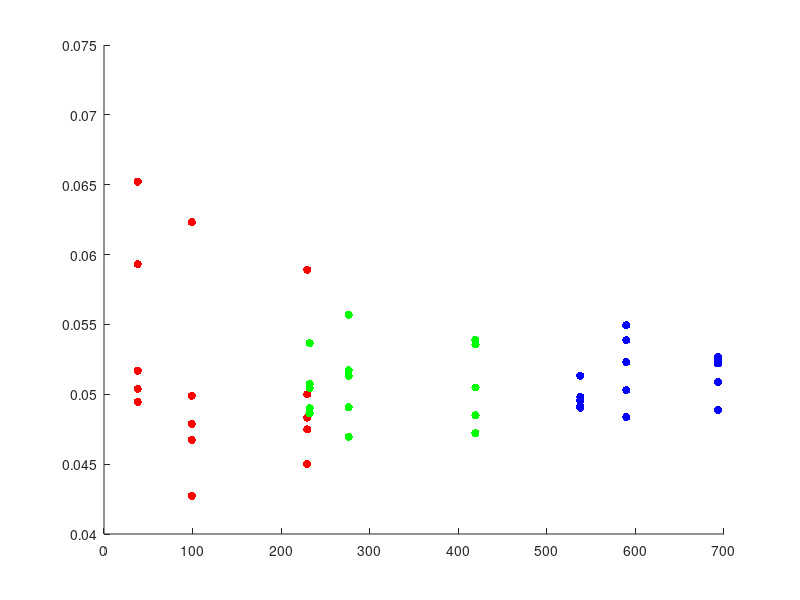

Reproduce this figure in MATLAB. (Note: this script raises an error after producing the figure.)
hold on

xMin = 0;
xMax = 710;
yMin = 0;
yMax = 0.1;
trueAns =  0.050517739675965403825070045072481;
X = 1:xMax;

TwoLvlMCX = [38.0781,38.0781,38.0781,38.0781,38.0781,...
    99.125,99.125,99.125,99.125,99.125,...
    229.2969,229.2969,229.2969,229.2969,229.2969,...
             ];
        
TwoLvlMCY = [0.049455555555555555555555555555556, 0.059311111111111111111111111111111, 0.065222222222222222222222222222222, 0.050388888888888888888888888888889, 0.051688888888888888888888888888889,...
             0.049893750000000000599520433297585, 0.042731249999999998401278844539775, 0.047875, 0.062325, 0.046731250000000001953992523340276,...
             0.05, 0.047488, 0.045012000000000003396838366143129, 0.048331999999999999961808327952895, 0.05892,...
            ];
        
TwoLvlMCYMean = arrayfun(@(i) mean(TwoLvlMCY((5*i-4):(5*i))), 1:(length(TwoLvlMCY)/5));

OneLvlISX = [232.0938,232.0938,232.0938,232.0938,232.0938,...
    276.2188,276.2188,276.2188,276.2188,276.2188,...
    419.3594,419.3594,419.3594,419.3594,419.3594,...
            ];
        
OneLvlISY = [00.048645576196152562342689407159924, 0.049006140519748581096948214508302, 0.050444723279954827022120156243545, 0.053669220795482662500486270573674, 0.050737236496155288523191018157377,...
              0.049060876674027920074649955495261, 0.051706931670051289873235589311662, 0.046952007894481506689032812573714, 0.055691209665576835163847135845572, 0.0513261674243062557265737666512,...
             0.053889829177808920568359951630555, 0.047220959372179939494973410774037, 0.048499777030795797327922258546096, 0.053566005964958168794609605356527, 0.050483904858169781348919968877453,...
            ];

OneLvlISYMean = arrayfun(@(i) mean(OneLvlISY((5*i-4):(5*i))), 1:(length(OneLvlISY)/5));

TwoLvlISX = [537.6719,537.6719,537.6719,537.6719,537.6719,...
    589.6406,589.6406,589.6406,589.6406,589.6406,...
    693.2344,693.2344,693.2344,693.2344,693.2344,...
            ];
        
TwoLvlISY = [0.049140737895634049869908466234847, 0.049537648902447412035954243947344, 0.051321392261289296155002404020706, 0.049048880902221952959862960597093, 0.049808569219306750297526775739243,...
            0.04836657501421378485551016979116, 0.050292170971008853808115190986427, 0.053876511899006371275611115834181, 0.052304969111530784375840852362671, 0.054942496659367554001640598926315,...
            0.048886705579132327947888825292466, 0.052659104297699647900810049350184, 0.05220303428229623732281794445953, 0.052535053302961098875556444909307, 0.050863344024667661580352273631433,...
         ];

TwoLvlISYMean = arrayfun(@(i) mean(TwoLvlISY((5*i-4):(5*i))), 1:(length(TwoLvlISY)/5));


s1 = scatter(TwoLvlMCX,TwoLvlMCY,'r', 'filled');
s2 = scatter(OneLvlISX,OneLvlISY,'g', 'filled');
s3 = scatter(TwoLvlISX,TwoLvlISY,'b', 'filled');
%alpha(s1,0.4);
%alpha(s2,0.4);
%alpha(s3,0.4);

%plot(unique(TwoLvlMCX),TwoLvlMCYMean,'r','LineWidth',3)
%plot(unique(OneLvlISX),OneLvlISYMean,'g','LineWidth',3)
%plot(unique(TwoLvlISX),TwoLvlISYMean,'b','LineWidth',3)
r1 = refline(0,trueAns);
r1.Color = 'r';
r1.LineStyle = '--';

legend('2LvlMC','1LvlIS','2LvlIS','True Ans');
xlabel('Runtime (Seconds)');
ylabel('P(L > l)');
axis([xMin,xMax,yMin,yMax]);

hold off
